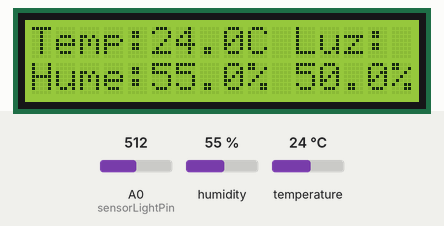
This sketch was run on a simulated ESP8266 (NodeMCU). Parts: 16×2 character LCD. Inputs (shaded band) come from the test bench; at power-on: A0 (sensorLightPin) = 512, humidity 55 %, temperature 24 °C. WiFi joins after 1.5 s; servers stay silent unless stated; network time is answered at once with the bench clock; the local clock reads 2024-03-15 10:24:30 at power-on unless the sketch sets it; what the sketch prints to the serial monitor is not drawn.

Above: at 2.7 s.
2.8 s: A0 (sensorLightPin) set to 716
At 13.2 s:
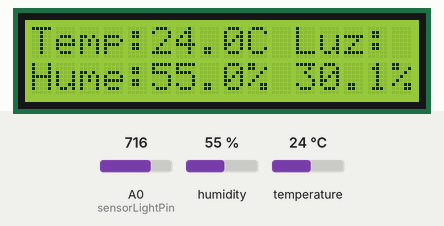
13.8 s: humidity set to 22 %
At 23.5 s:
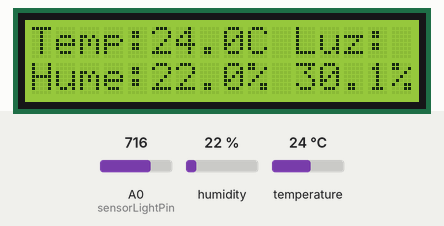
24.5 s: temperature set to 12 °C
At 34.8 s:
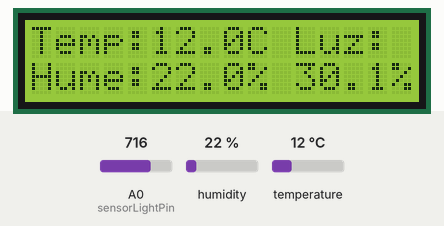
35.1 s: A0 (sensorLightPin) set to 900
At 45.4 s:
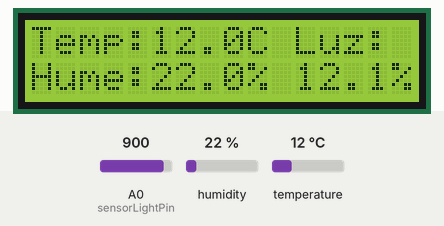
45.8 s: humidity set to 40 %
At 55.7 s:
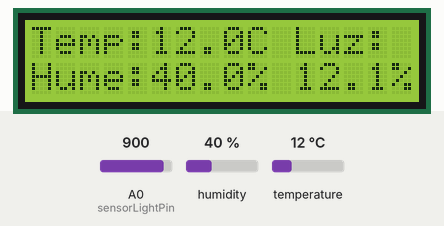
56.4 s: A0 (sensorLightPin) set to 1023
At 66.0 s:
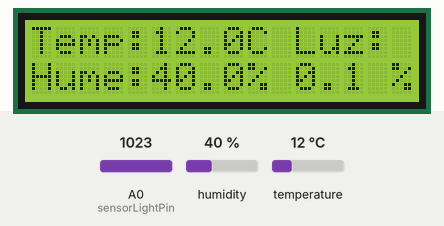
Timing chart, 0 to 67.5 s (numbered marks = the images above; inputs shaded):
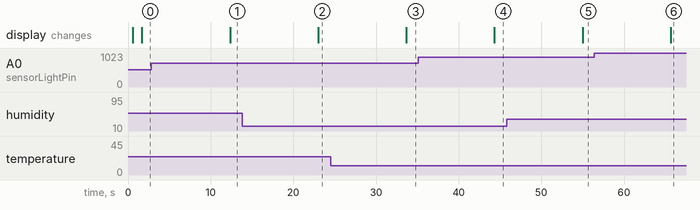

The sketch:

testGetDataNodeMCU.ino
```cpp
#include "DHT.h"
#include <ArduinoJson.h> //V5
#include <SoftwareSerial.h>
#include <ESP8266WiFi.h>
#include <NTPClient.h> //https://github.com/taranais/NTPClient
#include <FirebaseArduino.h> //https://github.com/FirebaseExtended/firebase-arduino
#include <WiFiUdp.h>
#include <LiquidCrystal_I2C.h>


// Set these to run example.
#define FIREBASE_HOST "test-arduino-d6faa.firebaseio.com"
#define FIREBASE_AUTH "C2PiP3ADqJikd35Rj2nYKCrfR10SkGSObgIhIw5p"
#define WIFI_SSID "mio"
#define WIFI_PASSWORD "asdfghjk"

#define DHTTYPE DHT11
// Define Pins
const int DHTPin = D4;
const int sensorLightPin = A0;

WiFiUDP ntpUDP;
NTPClient timeClient(ntpUDP, "0.cl.pool.ntp.org");
LiquidCrystal_I2C lcd(0x27, 2, 1, 0, 4, 5, 6, 7, 3, POSITIVE);//Direccion de LCD

DHT dht(DHTPin, DHTTYPE);

void setup() {
    Serial.begin(115200);

    WiFi.begin(WIFI_SSID, WIFI_PASSWORD);
    lcd.begin(16,2);
    while ( WiFi.status() != WL_CONNECTED ) {
        delay ( 500 );
        lcd.setCursor(0,0);//Posiciona la primera letra despues del segmento 5 en linea 1
        lcd.print("Conectando");
    }

    Firebase.begin(FIREBASE_HOST, FIREBASE_AUTH);
    timeClient.begin();


    Serial.println("Midiendo...");
    dht.begin();

}

void loop(){
  if(WiFi.status() == WL_CONNECTED){
    timeClient.update();

    //Crear objeto json
    StaticJsonBuffer<200> jsonBuffer;
    JsonObject& data = jsonBuffer.createObject();

    //Lectura de los sensores

    //data["humidity"] = dht.readHumidity();
    //ta["temperature"] = dht.readTemperature();

    float lightLevel = analogRead(sensorLightPin);
    data["light"] =  -(lightLevel - 1024) / 10.24;


    float temperatura = ((int) (dht.readTemperature()*10))/10.0;
    float humedad = ((int) (dht.readHumidity()*10))/10.0;


    lcd.clear();//Elimina todos los simbolos del LCD
    lcd.setCursor(0,0);//Posiciona la primera letra despues del segmento 5 en linea 1
    lcd.print("Temp:");

    lcd.setCursor(5,0);
    lcd.print(temperatura,1);

    lcd.setCursor(9,0);
    lcd.print("C Luz:");

    lcd.setCursor(0,1);//Posiciona la primera letra despues del segmento 5 en linea 1
    lcd.print("Hume:");

    lcd.setCursor(5,1);
    lcd.print(humedad,1);

    lcd.setCursor(9,1);
    lcd.print("% ");

    lcd.setCursor(11,1);
    lcd.print(float(data["light"]),1);

    lcd.setCursor(15,1);
    lcd.print("%");


    //Imprimir la data obtenida como json

    char testJson[200];
    data.printTo(testJson);

    Serial.println(testJson);

    String dateTime = timeClient.getFormattedDate();
    String timestamp = String(timeClient.getEpochTime());

    //REVISAR QUE LOS DATE QUE SE ENVIAN SIEMPRE SON EL MISMO, AÑADIR UN TIMESTAMP Y FDEJAR LA RUTA COMO
    // SENSOR/TIME/HUM - TEMP - LIGHT
    Firebase.setFloat("sensor4/"+dateTime+"/humidity", humedad);
    Firebase.setFloat("sensor4/"+dateTime+"/temperature", temperatura);
    Firebase.setFloat("sensor4/"+dateTime+"/light/", data["light"]);
    Firebase.setString("sensor4/"+dateTime+"/timestamp/", timestamp);
  }
  else{
    Serial.println("Reconecting ....");

    lcd.setCursor(0,0);//Posiciona la primera letra despues del segmento 5 en linea 1
    lcd.print("EW");
    WiFi.reconnect();
  }


    delay(10000);
}

// Mapear rangos https://www.arduino.cc/reference/en/language/functions/math/map/
```

Measured:
- after the input at 2.8 s, the display: changes after 9.5 s (image 1)
- after the input at 13.8 s, the display: changes after 9.2 s (image 2)
- after the input at 24.5 s, the display: changes after 9.2 s (image 3)
- after the input at 35.1 s, the display: changes after 9.2 s (image 4)
- after the input at 45.8 s, the display: changes after 9.2 s (image 5)
- after the input at 56.4 s, the display: changes after 9.3 s (image 6)
